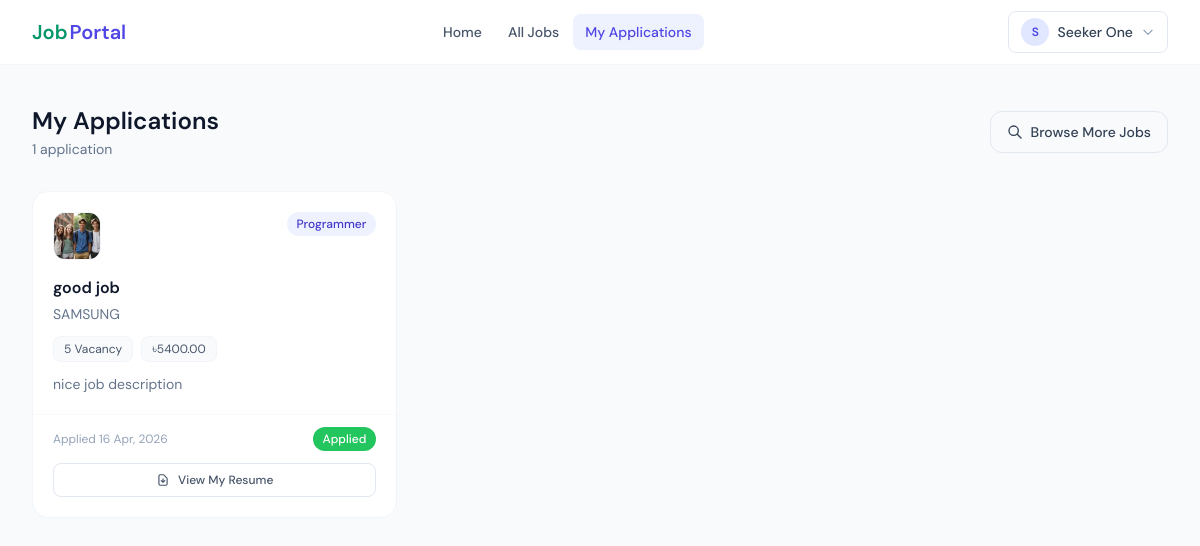
Page /applied-job/ (signed in) on the earlier database version.
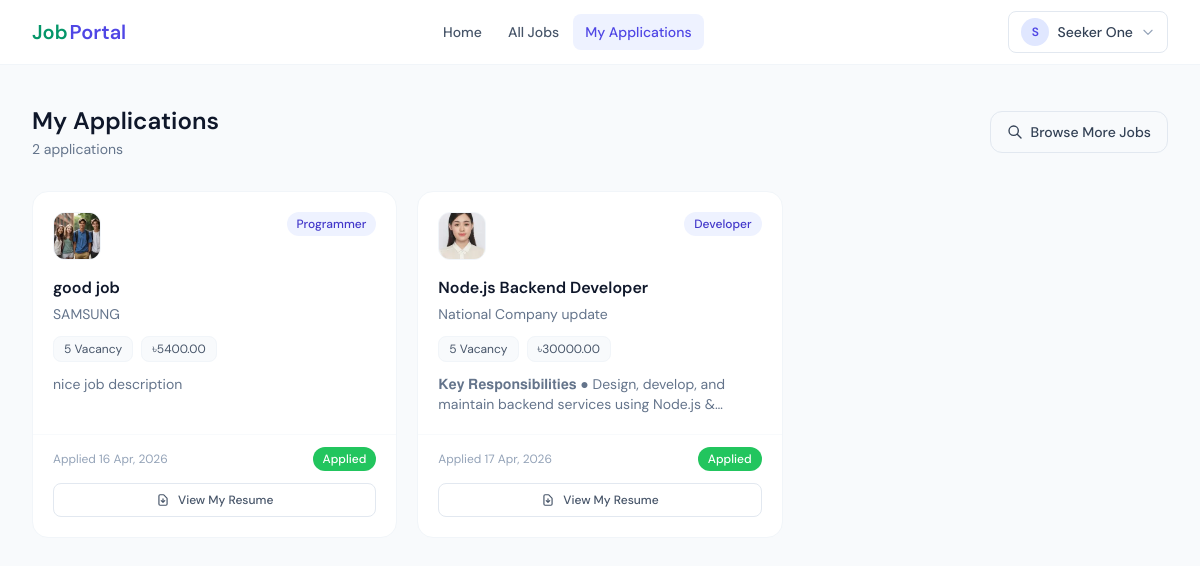
Same page on the later database version.
### Job_Portal_App/models.py (models this page shows, shortened)
class ApplyJobModel(models.Model):
    applied_by = models.ForeignKey(
        JobSeekerProfileModel,
        on_delete=models.CASCADE,
        related_name="my_applications",
        null=True,
    )
    applied_job = models.ForeignKey(
        JobPostModel,
        on_delete=models.CASCADE,
        related_name="applicants",
        null=True,
    )
    resume = models.FileField(upload_to="resumes/", null=True)
    applied_at = models.DateTimeField(auto_now_add=True, null=True)

class JobPostModel(models.Model):
    title = models.CharField(max_length=255, null=True)
    vacancy = models.PositiveIntegerField(null=True)
    category = models.ForeignKey(
        CategoryModel, on_delete=models.CASCADE, max_length=20, null=True,related_name='job_category'
    )
    job_description = models.TextField(null=True)
    skills_set = models.TextField(null=True)
    salary = models.DecimalField(max_digits=10, decimal_places=2, null=True)
    deadline = models.DateField(null=True)
    created_at = models.DateTimeField(auto_now_add=True, null=True)
    posted_by = models.ForeignKey(
        RecruiterProfileModel,
        on_delete=models.CASCADE,
        related_name="job_posts",
        null=True,
    )

class RecruiterProfileModel(models.Model):
    recruiter = models.OneToOneField(
        UserInfoModel,
        on_delete=models.CASCADE,
        related_name="recruiter_profile",
        null=True,
    )
    company_name = models.CharField(
        max_length=225,
        null=True,
    )
    email = models.EmailField(
        null=True,
    )
    address = models.TextField(
        null=True,
    )
    phone = models.CharField(
        max_length=20,
        null=True,
    )
    logo = models.ImageField(
        upload_to="recruiter_logos/",
        null=True,
    )

class CategoryModel(models.Model):
    name = models.CharField(max_length=50, null=True)

### Job_Portal_App/views.py (the view)
# urls.py: path("applied-job/", job_applied, name="job_applied"),
@login_required
def job_applied(request):
    if request.user.is_authenticated:
        user = request.user
        if user.user_types == "Seeker":
            try:
                form_data = ApplyJobModel.objects.filter(applied_by=user.seeker_profile)
            except ApplyJobModel.DoesNotExist:
                form_data = None
        else:
            form_data = None
    else:
        form_data = None
    context = {
        "form_data": form_data,
        "title": "Applied Job List",
    }
    return render(request, "job_applied.html", context)

### Job_Portal_App/templates/job_applied.html (shortened to what this page needs)
{% extends 'master/base.html' %}
{% block blockname %}
<div class="max-w-7xl mx-auto px-4 sm:px-6 lg:px-8 py-10">
  <div class="flex items-center justify-between mb-8">
    <div>
      <h1 class="text-2xl font-semibold text-slate-900">My Applications</h1>
      <p class="text-sm text-slate-500 mt-0.5">
        {% if form_data %}{{ form_data|length }} application{{ form_data|length|pluralize }}{% else %}No applications yet{% endif %}
      </p>
    </div>
    <a href="{% url 'job_list' %}" class="inline-flex items-center gap-2 px-4 py-2.5 border border-slate-200 hover:bg-slate-50 text-slate-700 text-sm font-medium rounded-xl transition-colors">
      <svg class="w-4 h-4" fill="none" stroke="currentColor" viewBox="0 0 24 24"><path stroke-linecap="round" stroke-linejoin="round" stroke-width="2" d="M21 21l-6-6m2-5a7 7 0 11-14 0 7 7 0 0114 0z"/></svg>
      Browse More Jobs
    </a>
  </div>
  <div class="grid sm:grid-cols-2 lg:grid-cols-3 gap-5">
    {% for job in form_data %}
      <div class="bg-white rounded-2xl border border-slate-100 hover:shadow-sm transition-all flex flex-col">
        <div class="p-5 flex-1">
          <div class="flex items-start justify-between gap-3 mb-4">
            <div class="w-12 h-12 rounded-xl border border-slate-100 overflow-hidden bg-slate-50 flex items-center justify-center shrink-0">
              {% if job.applied_job.posted_by.logo %}
                <img src="{{ job.applied_job.posted_by.logo.url }}" alt="Company" class="w-full h-full object-cover" />
              {% else %}
                <span class="text-lg font-semibold text-slate-400">{{ job.applied_job.posted_by.company_name|slice:":1"|upper }}</span>
              {% endif %}
            </div>
            <span class="shrink-0 text-xs font-medium px-2.5 py-1 rounded-full bg-indigo-50 text-indigo-700">{{ job.applied_job.category.name }}</span>
          </div>
          <h3 class="font-semibold text-slate-900 mb-1">{{ job.applied_job.title }}</h3>
          <p class="text-sm text-slate-500 mb-3">{{ job.applied_job.posted_by.company_name }}</p>
          <div class="flex flex-wrap gap-2 mb-3">
            <span class="text-xs text-slate-600 bg-slate-50 px-2.5 py-1 rounded-lg border border-slate-100">{{ job.applied_job.vacancy }} Vacancy</span>
            <span class="text-xs text-slate-600 bg-slate-50 px-2.5 py-1 rounded-lg border border-slate-100">৳{{ job.applied_job.salary }}</span>
          </div>
          <p class="text-sm text-slate-500 line-clamp-2">{{ job.applied_job.job_description }}</p>
        </div>
        <div class="px-5 pb-5 pt-3 border-t border-slate-50">
          <div class="flex items-center justify-between">
            <span class="text-xs text-slate-400">Applied {{ job.applied_at|date:"d M, Y" }}</span>
            <span class="text-xs font-medium px-2.5 py-1 rounded-full bg-green-500 text-white">Applied</span>
          </div>
          {% if job.resume %}
            <a href="{{ job.resume.url }}" target="_blank" class="mt-3 w-full flex items-center justify-center gap-2 py-2 border border-slate-200 hover:bg-slate-50 text-slate-600 text-xs font-medium rounded-lg transition-colors">
              <svg class="w-3.5 h-3.5" fill="none" stroke="currentColor" viewBox="0 0 24 24"><path stroke-linecap="round" stroke-linejoin="round" stroke-width="2" d="M12 10v6m0 0l-3-3m3 3l3-3m2 8H7a2 2 0 01-2-2V5a2 2 0 012-2h5.586a1 1 0 01.707.293l5.414 5.414a1 1 0 01.293.707V19a2 2 0 01-2 2z"/></svg>
              View My Resume
            </a>
          {% endif %}
        </div>
      </div>
    {% endfor %}
  </div>
</div>
{% endblock %}

Differences in the rows shown:
added ApplyJobModel: applied_job.posted_by.logo (picture), applied_job.category.name "Developer", applied_job "Node.js Backend Developer", applied_job.posted_by.company_name "National Company update", applied_job.vacancy "5", applied_job.salary "30000.00", applied_job.job_description "𝐊𝐞𝐲 𝐑𝐞𝐬𝐩𝐨𝐧𝐬𝐢𝐛𝐢𝐥𝐢𝐭𝐢𝐞𝐬 ● Design, develop, and maintain backend services using Node.js…", applied_at "17 Apr, 2026"
Other differences:
text no longer shown: "1"
text now shown: "2"
